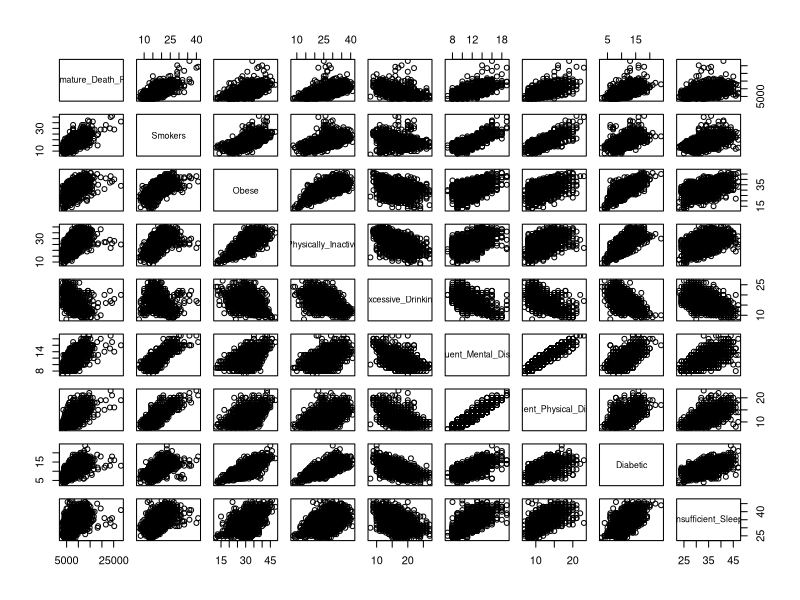
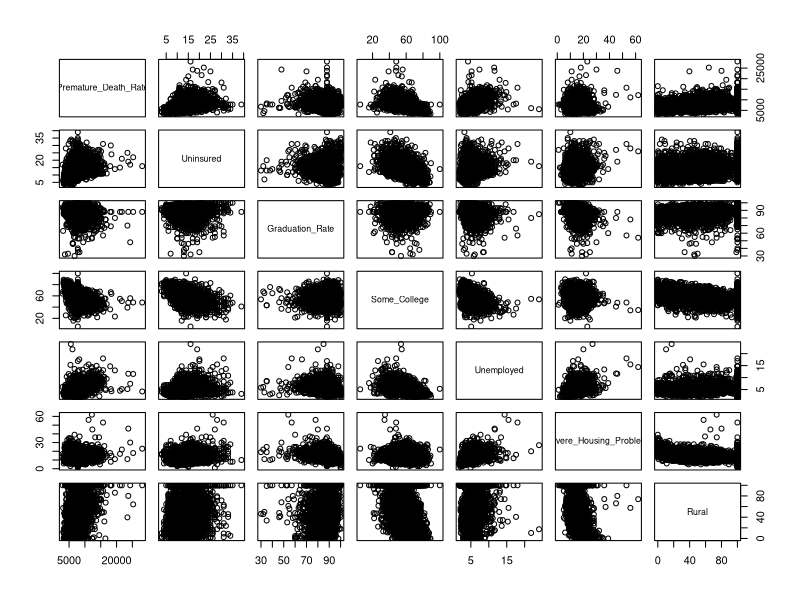
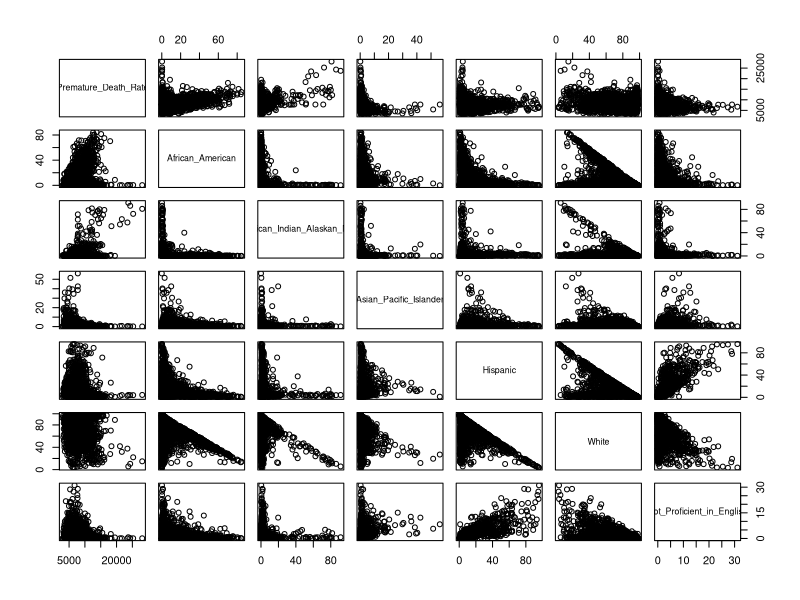

Generate these figures, in order, with R:
## ---- chunk 1
knitr::opts_chunk$set(echo = TRUE)

library(Hmisc)
## ---- chunk 2
# import health data
data = read.csv("./Data/CHR_Data.csv")

# show data summary to identify variables with missing data
summary(data)

# impute variables with their medians, prefer medians in the event there is any skew
data$Premature_Death_Rate <- with(data,impute(Premature_Death_Rate,median))
data$Unemployed <- with(data,impute(Unemployed,median))
data$Uninsured <- with(data,impute(Uninsured,median))
data$Graduation_Rate <- with(data,impute(Graduation_Rate))

# scatter matrices
pairs(data[,4:12])        # personal physical conditions
pairs(data[,c(4,13:18)])  # education, living
pairs(data[,c(4,19:24)])  # race, language
## ---- chunk 3
data2 <- data[,4:24]
cov(data2)
sum(diag(cov(data2))) # total variance
